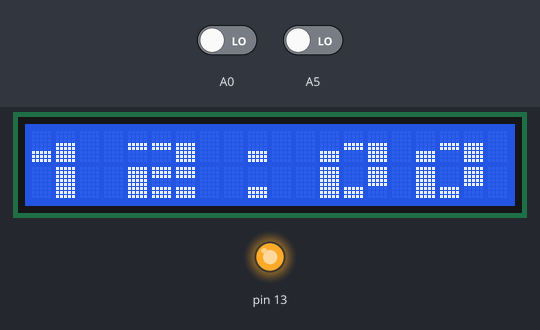
Bench run of a sketch on a simulated Arduino Uno, built with avr-gcc and run on an emulated ATmega328P. Parts: 20×2 character LCD, output pins drawn as LEDs (lit = HIGH). Inputs (shaded band) come from the test bench; at power-on: A0 LOW, A5 LOW.

Above: at 1.2 s.
1.3 s: A0 driven HIGH
At 1.7 s:
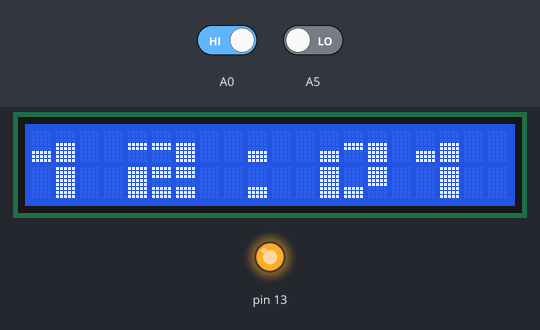
4.1 s: A0 driven LOW
At 5.1 s:
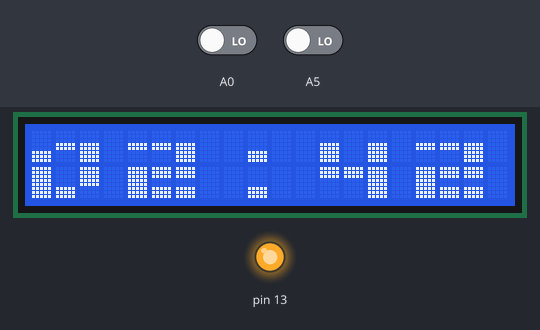
5.6 s: A5 driven HIGH
At 6.0 s:
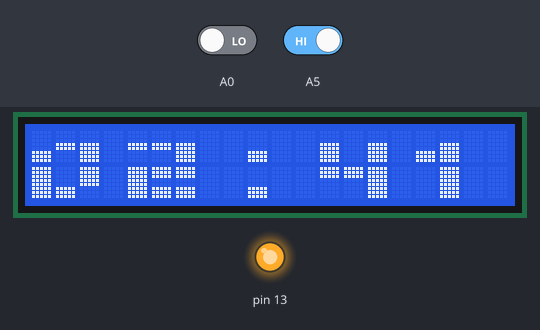
8.4 s: A0 driven HIGH
At 8.59 s:
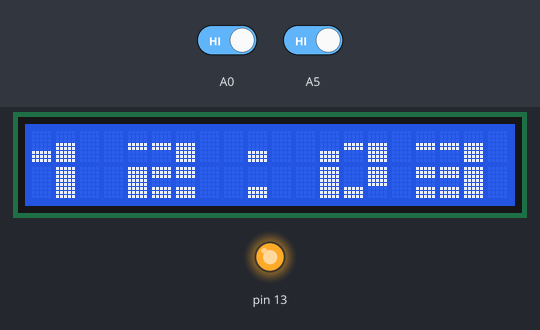
11.4 s: A0 driven LOW
At 11.64 s:
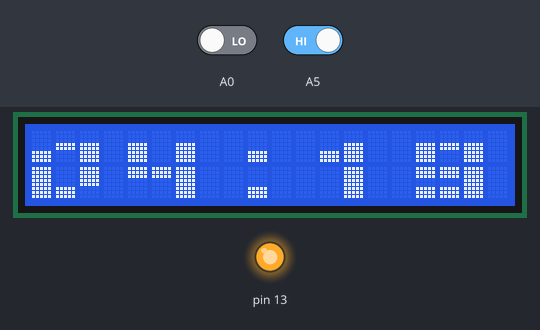
13.9 s: A5 driven LOW
At 14.9 s:
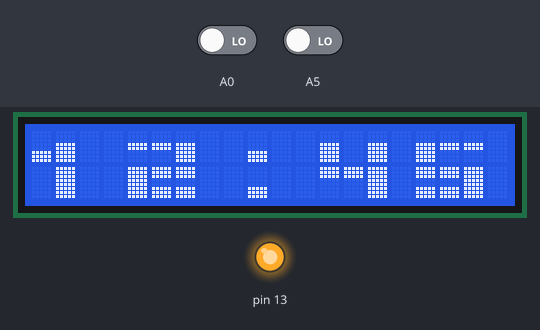
Timing chart, 0 to 16.9 s (numbered marks = the images above; inputs shaded):
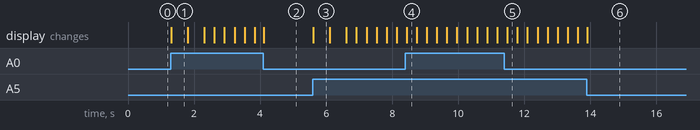

The sketch:

dpmclock.ino
```cpp
#include <phi_big_font.h>
#include <LiquidCrystal.h>
#include <Time.h>

// initialize the library with the numbers of the interface pins
LiquidCrystal lcd(12, 11, 5, 4, 3, 2);
long interruptTime = 0;
int buttonState = 0;
int delayTimes = 0;
int lastMinute = -1;

void setup() {
  // set up the LCD's number of columns and rows:
  lcd.begin(20, 2);
  init_big_font(&lcd);
  pinMode(13, OUTPUT);
  digitalWrite(13, HIGH);
  setTime(0,0,0,1,1,2012);


}

void loop() {
  // set the cursor to column 0, line 1
  // (note: line 1 is the second row, since counting begins with 0):

  // print the number of seconds since reset:

  int buttonPress = readInput();

  if (buttonPress == 1)
    adjustTime(60);
  else if (buttonPress == 2)
    adjustTime(-60);

  if (minute() == lastMinute)
    return;

  lastMinute = minute();

  if (hourFormat12() < 10) {
    render_big_number(0,0,0);
    render_big_number(hourFormat12(),4,0);
  } else {
    render_big_number(hourFormat12(),0,0);
  }
  render_big_msg(":",8,0);
  if (minute() < 10) {
    render_big_number(0,12,0);
    render_big_number(minute(),16,0);
  } else {
    render_big_number(minute(),12,0);
  }
}

int readInput() {
  int read1 = digitalRead(A0);
  int read2 = digitalRead(A5);

  if (read1 == HIGH)
  {
    return delayButtonState(1);
  }
  else if (read2 == HIGH)
  {
   return delayButtonState(2);
  }
  else
  {
    buttonState = 0;
    delayTimes = 0;
    interruptTime = millis();
    return 0;
  }
}

int delayButtonState(int button)
{
  int ourButtonState = buttonState;
  buttonState = button;

  if (delayTimes > 2)
    return button;
  else if (ourButtonState != button || millis() - interruptTime > 500)
  {
    interruptTime = millis();
    delayTimes++;
    return button;
  }
  else
    return 0;
}

void printDigits(int digits){
  // utility function for digital clock display: prints preceding colon and leading 0
  lcd.print(":");
  if(digits < 10)
    lcd.print('0');
  lcd.print(digits);
}
```

phi_big_font.h
```cpp
/*
Warning: PLEASE DO NOT REMOVE THIS COMMENT WHEN REDISTRIBUTING!
This is the second official release of the Phi-big-font library version
Released for Phi-2 shields for Arduino
User is encouraged to obtain a Phi-2 shield or is solely responsible for converting it to work on other shields or configurations.

Programmed by Dr. John Liu
Revision: 12/18/2011
Free software for educational and personal uses.
No warrantee!
Commercial use without authorization is prohibited.
Find details of the Phi-2 shield, and Phi-big-font or contact Dr. Liu at
http://liudr.wordpress.com/phi-2-shield/
http://liudr.wordpress.com/phi_big_font/
All rights reserved.

Updates:
12/18/2011: Modified to run on both arduino IDE 1.0 and pre-1.0 versions
06/17/2011: First release of the library. The array names for programmable characters on the LCD has been changed to aviod conflict with other libraries.
*/
#if ARDUINO < 100
#include <WProgram.h>
#else
#include <Arduino.h>
#endif

#include <LiquidCrystal.h>

void invert_big_font(boolean inv);
void lcd_clear();
void big_msg_lcd(char* msg_line, byte loc_x, byte loc_y);
void render_big_number(int number, byte loc_x, byte loc_y);
void render_big_msg(char msg[], byte loc_x, byte loc_y);
void render_big_char(char ch, byte loc_x, byte loc_y);
void render_big_char_bot(char ch);
void render_big_char_top(char ch);
void init_big_font(LiquidCrystal *l);
void display_img(byte msg[]);
```

Measured:
- after the input at 1.3 s, the display: changes at once (image 1)
- after the input at 4.1 s, the display: changes at once (image 2)
- after the input at 5.6 s, the display: changes at once (image 3)
- after the input at 8.4 s, the display: changes at once (image 4)
- after the input at 11.4 s, the display: changes after 0.09 s (image 5)
- after the input at 13.9 s, the display: changes at once (image 6)
- what the display in image 1 shows lasts 0.5 s, from 1.3 s to 1.8 s
